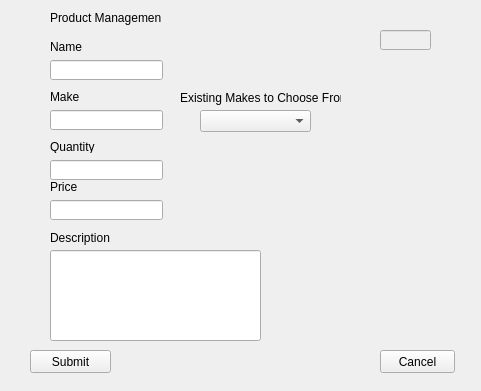
<?xml version="1.0" encoding="UTF-8"?>
<ui version="4.0">
 <class>P3mod</class>
 <widget class="QWidget" name="P3mod">
  <property name="geometry">
   <rect>
    <x>0</x>
    <y>0</y>
    <width>481</width>
    <height>391</height>
   </rect>
  </property>
  <property name="minimumSize">
   <size>
    <width>481</width>
    <height>391</height>
   </size>
  </property>
  <property name="maximumSize">
   <size>
    <width>481</width>
    <height>391</height>
   </size>
  </property>
  <property name="windowTitle">
   <string>Product Management</string>
  </property>
  <widget class="QPushButton" name="SubmitButton">
   <property name="geometry">
    <rect>
     <x>30</x>
     <y>350</y>
     <width>81</width>
     <height>23</height>
    </rect>
   </property>
   <property name="text">
    <string>Submit</string>
   </property>
  </widget>
  <widget class="QLabel" name="label">
   <property name="geometry">
    <rect>
     <x>50</x>
     <y>10</y>
     <width>111</width>
     <height>16</height>
    </rect>
   </property>
   <property name="text">
    <string>Product Management</string>
   </property>
  </widget>
  <widget class="QLabel" name="modOut">
   <property name="geometry">
    <rect>
     <x>170</x>
     <y>300</y>
     <width>181</width>
     <height>16</height>
    </rect>
   </property>
   <property name="text">
    <string/>
   </property>
  </widget>
  <widget class="QLineEdit" name="NameInput">
   <property name="geometry">
    <rect>
     <x>50</x>
     <y>60</y>
     <width>113</width>
     <height>20</height>
    </rect>
   </property>
  </widget>
  <widget class="QLineEdit" name="PriceInput">
   <property name="geometry">
    <rect>
     <x>50</x>
     <y>200</y>
     <width>113</width>
     <height>20</height>
    </rect>
   </property>
  </widget>
  <widget class="QLineEdit" name="QuantityInput">
   <property name="geometry">
    <rect>
     <x>50</x>
     <y>160</y>
     <width>113</width>
     <height>20</height>
    </rect>
   </property>
  </widget>
  <widget class="QLineEdit" name="MakeInput">
   <property name="geometry">
    <rect>
     <x>50</x>
     <y>110</y>
     <width>113</width>
     <height>20</height>
    </rect>
   </property>
  </widget>
  <widget class="QLineEdit" name="DescriptionInput">
   <property name="geometry">
    <rect>
     <x>50</x>
     <y>250</y>
     <width>211</width>
     <height>91</height>
    </rect>
   </property>
   <property name="maxLength">
    <number>256</number>
   </property>
   <property name="alignment">
    <set>Qt::AlignLeading|Qt::AlignLeft|Qt::AlignTop</set>
   </property>
  </widget>
  <widget class="QPushButton" name="CancelButton">
   <property name="geometry">
    <rect>
     <x>380</x>
     <y>350</y>
     <width>75</width>
     <height>23</height>
    </rect>
   </property>
   <property name="text">
    <string>Cancel</string>
   </property>
  </widget>
  <widget class="QLabel" name="label_2">
   <property name="geometry">
    <rect>
     <x>50</x>
     <y>40</y>
     <width>47</width>
     <height>13</height>
    </rect>
   </property>
   <property name="text">
    <string>Name</string>
   </property>
  </widget>
  <widget class="QLabel" name="label_3">
   <property name="geometry">
    <rect>
     <x>50</x>
     <y>90</y>
     <width>47</width>
     <height>13</height>
    </rect>
   </property>
   <property name="text">
    <string>Make</string>
   </property>
  </widget>
  <widget class="QLabel" name="label_4">
   <property name="geometry">
    <rect>
     <x>50</x>
     <y>180</y>
     <width>47</width>
     <height>13</height>
    </rect>
   </property>
   <property name="text">
    <string>Price</string>
   </property>
  </widget>
  <widget class="QLabel" name="label_5">
   <property name="geometry">
    <rect>
     <x>50</x>
     <y>230</y>
     <width>61</width>
     <height>16</height>
    </rect>
   </property>
   <property name="text">
    <string>Description</string>
   </property>
  </widget>
  <widget class="QLabel" name="label_6">
   <property name="geometry">
    <rect>
     <x>50</x>
     <y>140</y>
     <width>47</width>
     <height>13</height>
    </rect>
   </property>
   <property name="text">
    <string>Quantity</string>
   </property>
  </widget>
  <widget class="QComboBox" name="comboBox">
   <property name="geometry">
    <rect>
     <x>200</x>
     <y>110</y>
     <width>111</width>
     <height>22</height>
    </rect>
   </property>
  </widget>
  <widget class="QLabel" name="label_7">
   <property name="geometry">
    <rect>
     <x>180</x>
     <y>90</y>
     <width>161</width>
     <height>16</height>
    </rect>
   </property>
   <property name="text">
    <string>Existing Makes to Choose From</string>
   </property>
  </widget>
  <widget class="QLineEdit" name="IdInput">
   <property name="enabled">
    <bool>false</bool>
   </property>
   <property name="geometry">
    <rect>
     <x>380</x>
     <y>30</y>
     <width>51</width>
     <height>20</height>
    </rect>
   </property>
  </widget>
  <widget class="QLabel" name="ModSuccessfulLabel">
   <property name="geometry">
    <rect>
     <x>330</x>
     <y>190</y>
     <width>101</width>
     <height>61</height>
    </rect>
   </property>
   <property name="text">
    <string/>
   </property>
  </widget>
 </widget>
 <tabstops>
  <tabstop>NameInput</tabstop>
  <tabstop>MakeInput</tabstop>
  <tabstop>comboBox</tabstop>
  <tabstop>QuantityInput</tabstop>
  <tabstop>PriceInput</tabstop>
  <tabstop>DescriptionInput</tabstop>
  <tabstop>SubmitButton</tabstop>
  <tabstop>CancelButton</tabstop>
 </tabstops>
 <resources/>
 <connections>
  <connection>
   <sender>SubmitButton</sender>
   <signal>clicked()</signal>
   <receiver>P3mod</receiver>
   <slot>SubmitButtonPressed()</slot>
   <hints>
    <hint type="sourcelabel">
     <x>102</x>
     <y>368</y>
    </hint>
    <hint type="destinationlabel">
     <x>15</x>
     <y>15</y>
    </hint>
   </hints>
  </connection>
  <connection>
   <sender>comboBox</sender>
   <signal>currentIndexChanged(QString)</signal>
   <receiver>MakeInput</receiver>
   <slot>setText(QString)</slot>
   <hints>
    <hint type="sourcelabel">
     <x>286</x>
     <y>123</y>
    </hint>
    <hint type="destinationlabel">
     <x>137</x>
     <y>120</y>
    </hint>
   </hints>
  </connection>
  <connection>
   <sender>CancelButton</sender>
   <signal>clicked()</signal>
   <receiver>P3mod</receiver>
   <slot>hide()</slot>
   <hints>
    <hint type="sourcelabel">
     <x>432</x>
     <y>355</y>
    </hint>
    <hint type="destinationlabel">
     <x>15</x>
     <y>15</y>
    </hint>
   </hints>
  </connection>
 </connections>
 <slots>
  <signal>ReturnToItemMain(bool)</signal>
  <slot>SubmitButtonPressed()</slot>
  <slot>CancelButtonPressed()</slot>
 </slots>
</ui>
